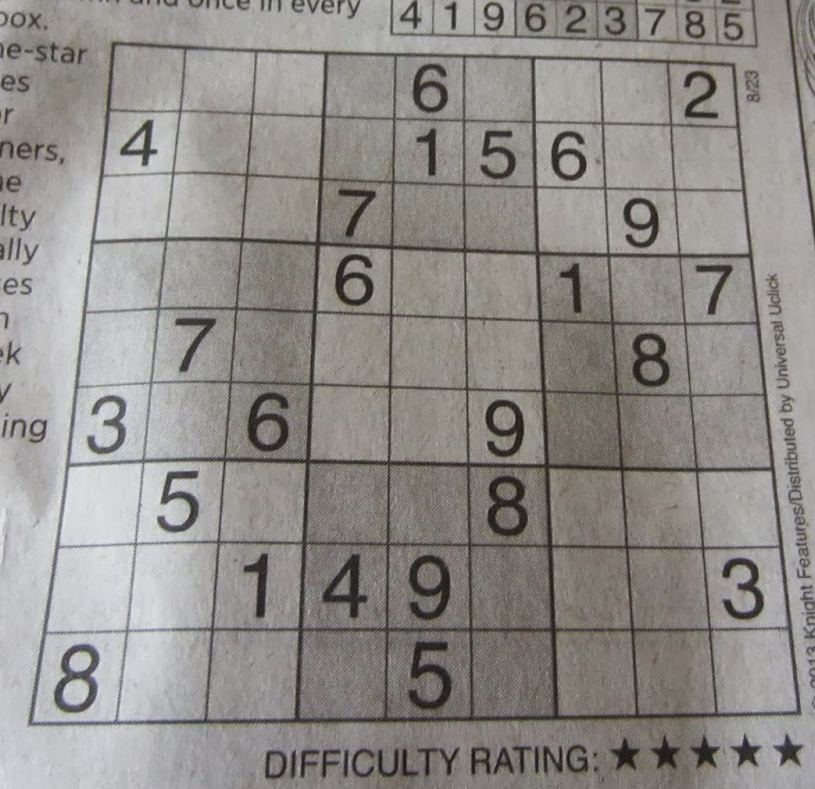
#> input picture images/sudoku.png, 815 x 789 px
$ python thresholding_example.py
#> lines starting #> are read from the running program, lines starting #| are printed output that depends on the picture; after the words box and inside, x2 and y2 are one past the last pixel; in counts of white or black regions, pixels touching at a corner belong together
### utils/helper.py
import string

import cv2

from utils.show_img import init_display


def deferred_img_loader(filename):
#> called with filename = '../images/sudoku.png'
    return lambda: cv2.imread(filename)


def prepare_image(image_load):
    # Load the image and convert it to grayscale:
    image = image_load()
#> image is the input picture: shape (789, 815, 3); mean B, G, R 136.9, 140.8, 143.8
    if image is not None:
        gray_image = cv2.cvtColor(image, cv2.COLOR_BGR2GRAY)
        # Plot the grayscale images and the histograms:
        return image, gray_image
    raise Exception('Failed to load image')


def init_then_display_orig_img(title: string, show_orig_img):
    init_display(title=title)
    show_orig_img()

### utils/show_img.py
from typing import MutableSequence

import cv2
from matplotlib import pyplot as plt


def init_display(title):
    fig = plt.figure(figsize=(9, 9))
    plt.suptitle(title, fontsize=14, fontweight='bold')
    fig.patch.set_facecolor('silver')


# [6 lines left out: function show_single_channel, not called in this run]


def show_img_with_matplotlib(color_img, title, pos, m, n):
    # Convert BGR image to RGB
#> called with title = 'gray img', pos = 1, m = 3, n = 3
    img_rgb = color_img[:, :, ::-1]

    _ = plt.subplot(m, n, pos)
    plt.imshow(img_rgb)
    plt.title(title)
    plt.axis('off')


def thresholding_and_show(threshold_arr: MutableSequence, image, show_img, max_val=255, th_type=cv2.THRESH_BINARY):
    # Apply cv2.threshold(image, threshold, max_val, threshold_type) with different thresholding values:
    # max_val only applies to binary and binary_inv, and 255 - white

#> called with max_val = 255, th_type = 0
    for idx, threshold in enumerate(threshold_arr):
        _, thresh_img = cv2.threshold(image, threshold, max_val, th_type)
        # Plot the images:
        show_img(cv2.cvtColor(thresh_img, cv2.COLOR_GRAY2BGR), f"threshold = {threshold}", 2 + idx)
#> this loop made 8 passes
#> pass 1, in thresholding_and_show, `_, thresh_img = cv2.threshold(image, threshold, max_val, th_type)`:
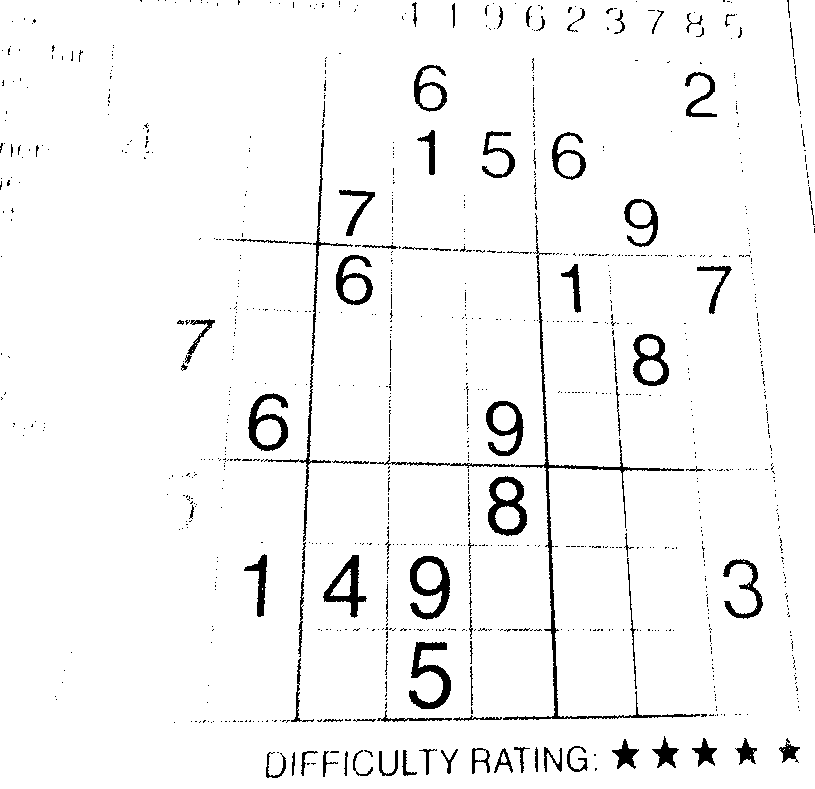
#> thresh_img: shape (789, 815); 95.9% white; 1037 black regions (941 under 20 px), largest, box (x1, y1, x2, y2) and area: (370, 225, 700, 720) 2880, (409, 642, 451, 709) 1125, (410, 556, 450, 620) 1117
#> pass 2, in thresholding_and_show, `_, thresh_img = cv2.threshold(image, threshold, max_val, th_type)`:
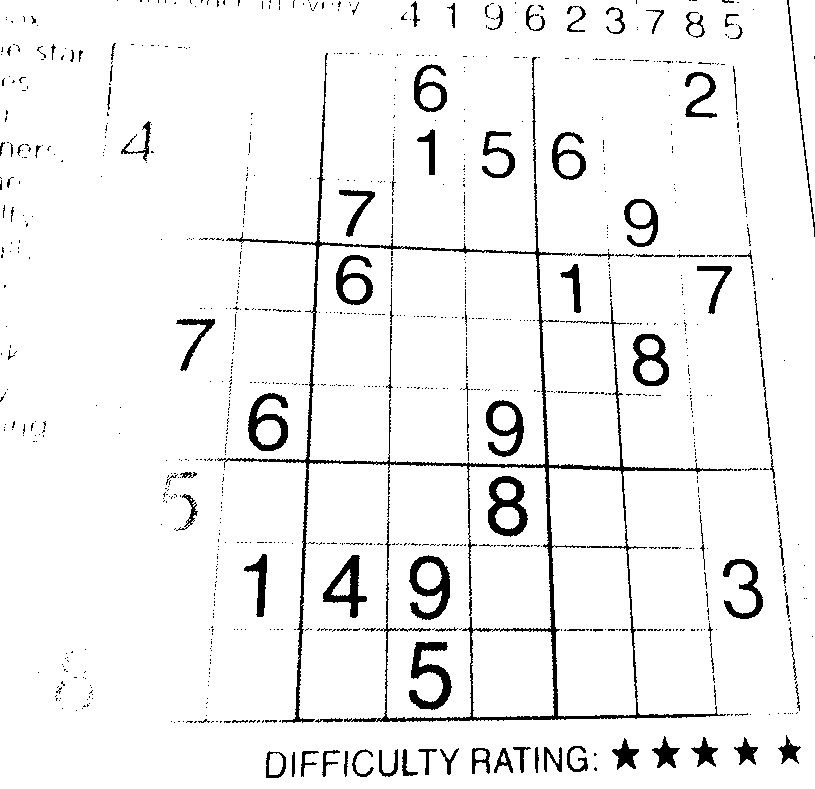
#> thresh_img: shape (789, 815); 94.4% white; 1033 black regions (909 under 20 px), largest, box (x1, y1, x2, y2) and area: (217, 53, 733, 723) 9962, (409, 642, 452, 710) 1245, (409, 555, 450, 620) 1205
#> after the loop:
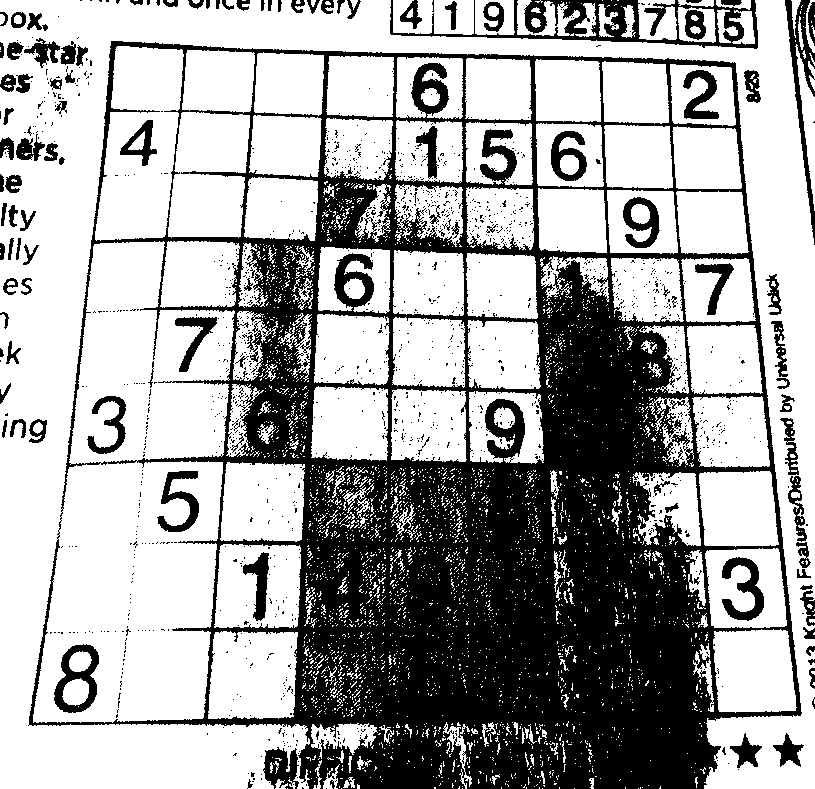
#> thresh_img: shape (789, 815); 65% white; 1453 black regions (1340 under 20 px), largest, box (x1, y1, x2, y2) and area: (28, 41, 802, 789) 191227, (390, 0, 758, 49) 5047, (785, 0, 815, 245) 1859

    # Show the Figure:
    plt.show()
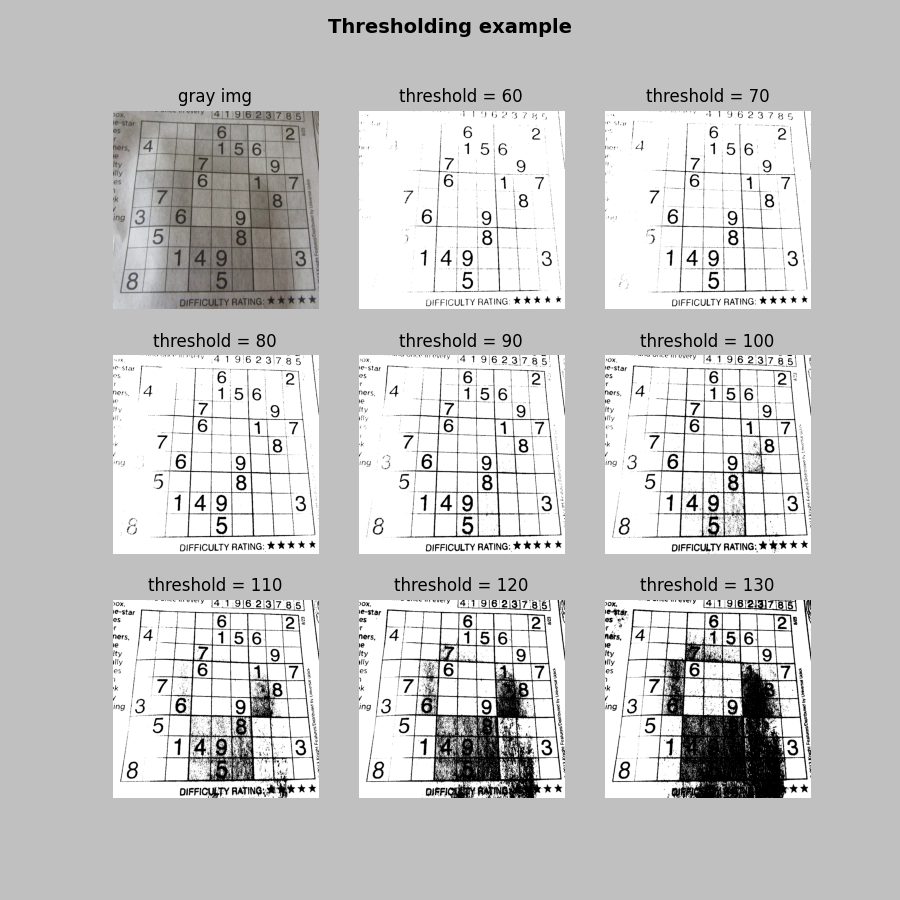
#> figure drawn by matplotlib, 9 panels


# [8 lines left out: function show_hist_with_matplotlib_gray, not called in this run]

### ch4_thresholding/thresholding_example.py
"""
Simple thresholding applied to a real image
"""

# Import required packages:
from functools import partial

from utils.helper import prepare_image, deferred_img_loader, init_then_display_orig_img
from utils.show_img import show_img_with_matplotlib, thresholding_and_show


show_img_with = partial(show_img_with_matplotlib, m=3, n=3)

if __name__ == "__main__":
    th_array = [60, 70, 80, 90, 100, 110, 120, 130]
    orig_img, gray_image = prepare_image(deferred_img_loader('../images/sudoku.png'))

    init_then_display_orig_img(
        title="Thresholding example",
        show_orig_img=lambda: show_img_with(orig_img, "gray img", 1)
    )

    thresholding_and_show(threshold_arr=th_array, image=gray_image, show_img=show_img_with)

$ run again, with images/leaf-noise.png copied over images/sudoku.png
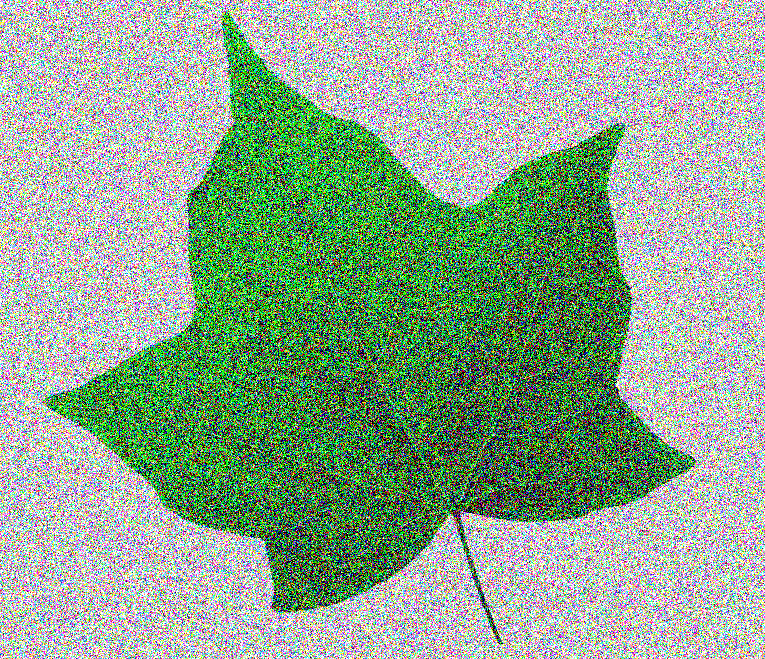
#> input picture images/leaf-noise.png, 765 x 659 px
#> in prepare_image, image is the input picture: shape (659, 765, 3); mean B, G, R 143.7, 166.8, 143.8
#> the loop in thresholding_and_show, `for idx, threshold in enumerate(threshold_arr):` made 8 passes
#> pass 1, in thresholding_and_show, `_, thresh_img = cv2.threshold(image, threshold, max_val, th_type)`:
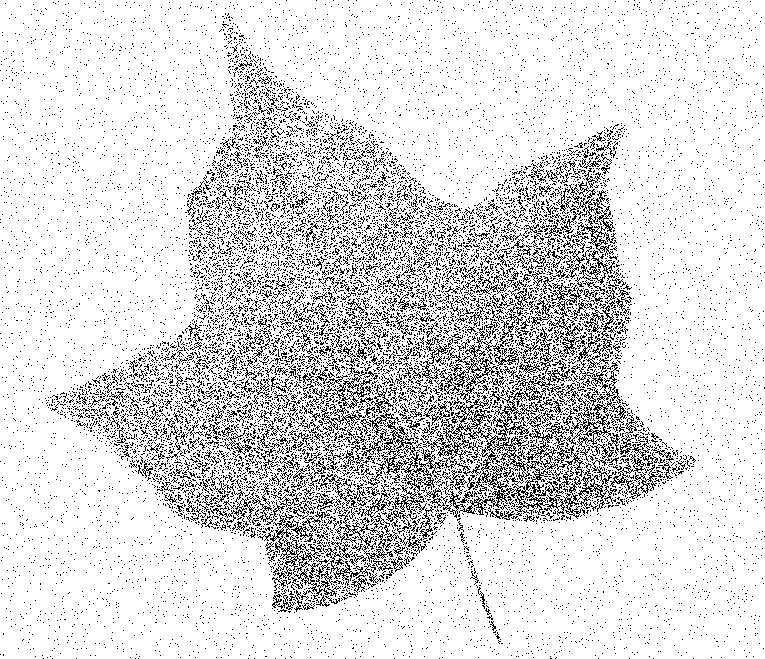
#> thresh_img: shape (659, 765); 86.5% white; black in thin lines or dots
#> after the loop in thresholding_and_show, `for idx, threshold in enumerate(threshold_arr):`:
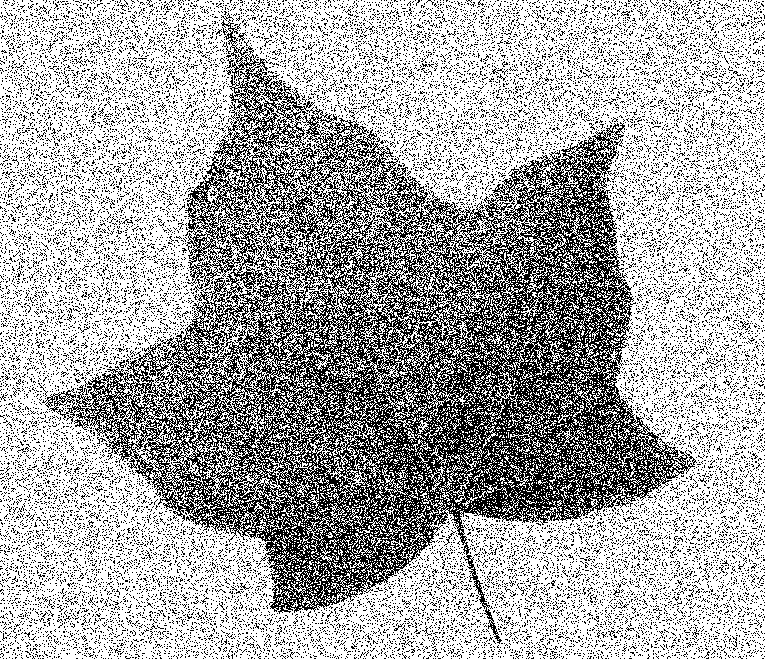
#> thresh_img: shape (659, 765); 66.7% white; black in thin lines or dots

$ run again, with images/cat.jpg saved as images/sudoku.png
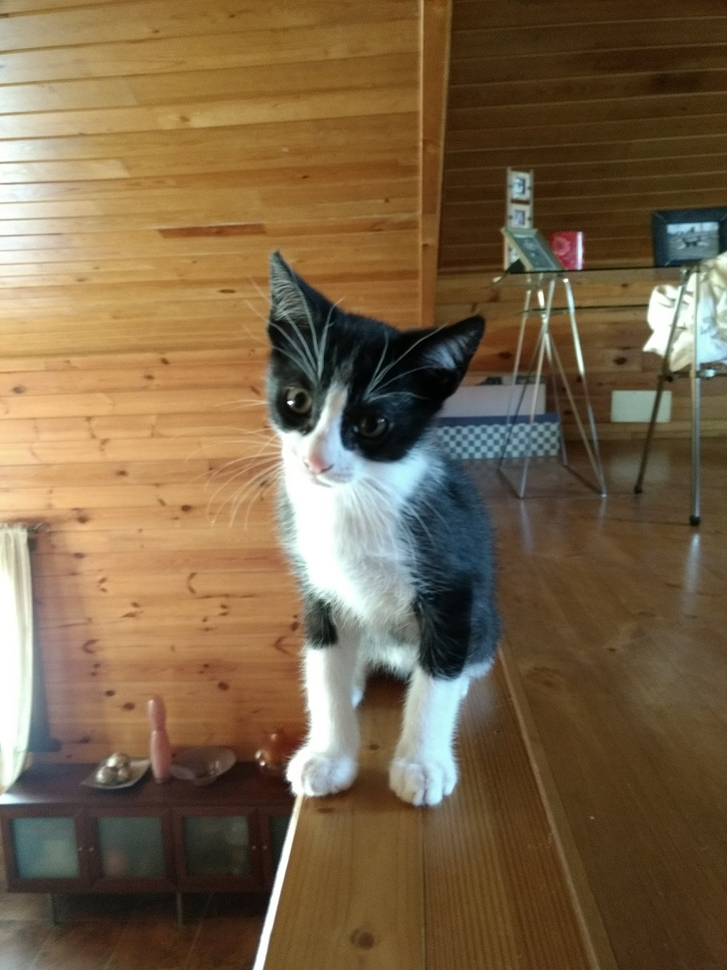
#> input picture images/cat.jpg, 727 x 970 px, shrunk from 864 x 1152 before the run
#> in prepare_image, image is the input picture: shape (970, 727, 3); mean B, G, R 71.9, 100.5, 121.7
#> the loop in thresholding_and_show, `for idx, threshold in enumerate(threshold_arr):` made 8 passes
#> pass 1, in thresholding_and_show, `_, thresh_img = cv2.threshold(image, threshold, max_val, th_type)`:
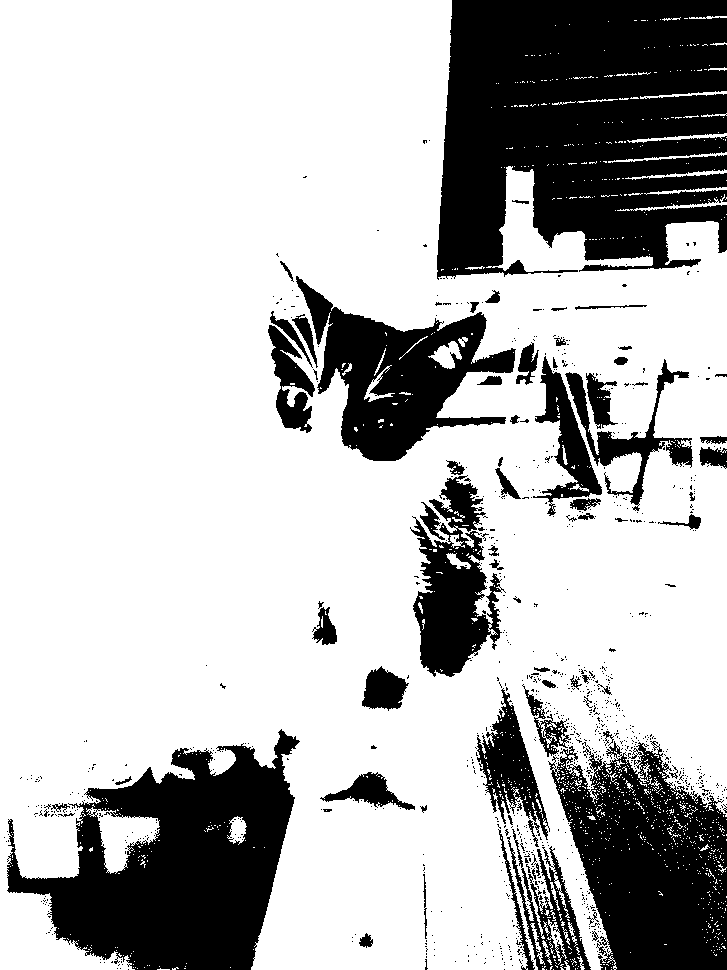
#> thresh_img: shape (970, 727); 73.3% white; 928 black regions (858 under 20 px), largest, box (x1, y1, x2, y2) and area: (437, 0, 727, 280) 66578, (7, 729, 300, 970) 38513, (548, 741, 727, 970) 26636
#> after the loop in thresholding_and_show, `for idx, threshold in enumerate(threshold_arr):`:
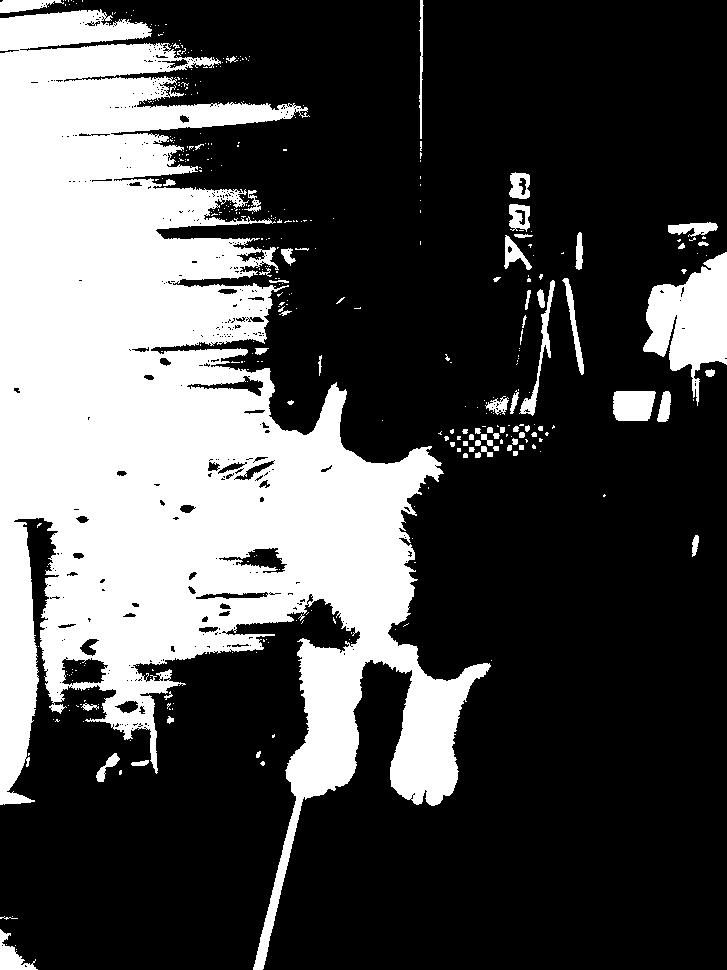
#> thresh_img: shape (970, 727); 30.7% white; 397 white regions (328 under 20 px), largest, box (x1, y1, x2, y2) and area: (0, 9, 491, 970) 199427, (643, 252, 727, 406) 6989, (613, 391, 656, 421) 1162
